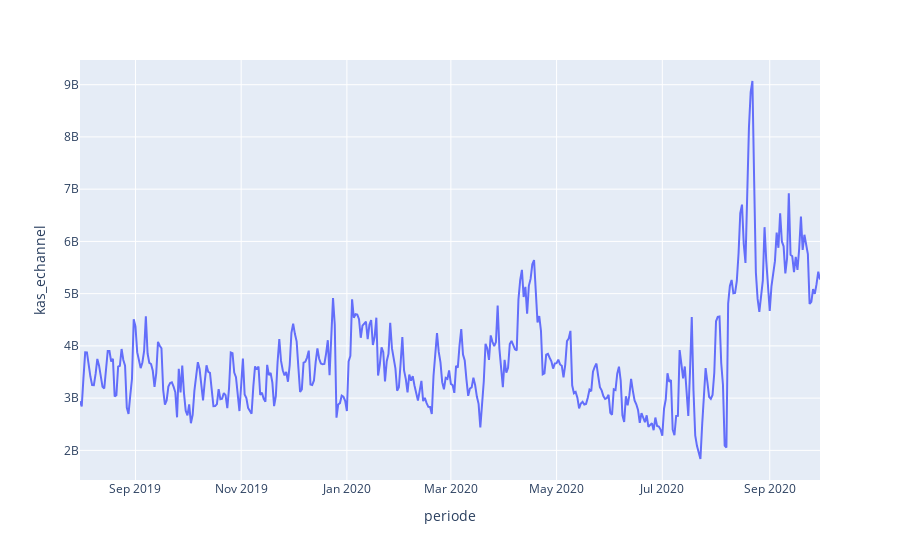

Notebook cell for this chart:
### Markdown cell above
## Visualisasi Kas Echannel

### Code cell
px.line(df, x='periode', y='kas_echannel',
        labels={'x' : 'Date', 'y' : 'kas_echannel'})

### Figure 1 — Plotly figure (JSON) as saved in the notebook; plotly's stock layout.template omitted (floating-point values rounded to 4 significant figures; data arrays with more than 128 entries replaced by an {"elided": "..."} marker saying what was removed)
{"data": [{"hovertemplate": "periode=%{x}<br>kas_echannel=%{y}<extra></extra>", "legendgroup": "", "line": {"color": "#636efa", "dash": "solid"}, "mode": "lines", "name": "", "orientation": "v", "showlegend": false, "type": "scatter", "x": {"elided": "425 str values"}, "xaxis": "x", "y": {"elided": "425 int values"}, "yaxis": "y"}], "layout": {"legend": {"tracegroupgap": 0}, "margin": {"t": 60}, "xaxis": {"anchor": "y", "domain": [0, 1], "title": {"text": "periode"}}, "yaxis": {"anchor": "x", "domain": [0, 1], "title": {"text": "kas_echannel"}}}}
